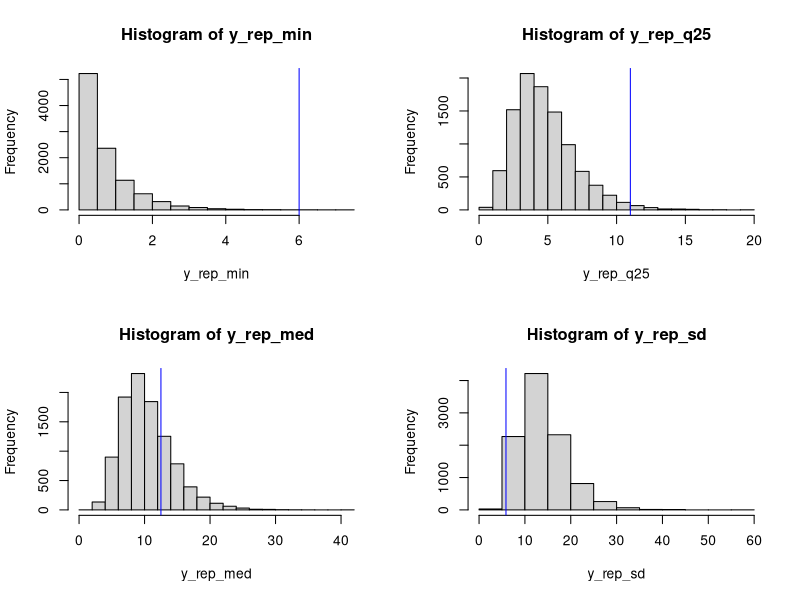
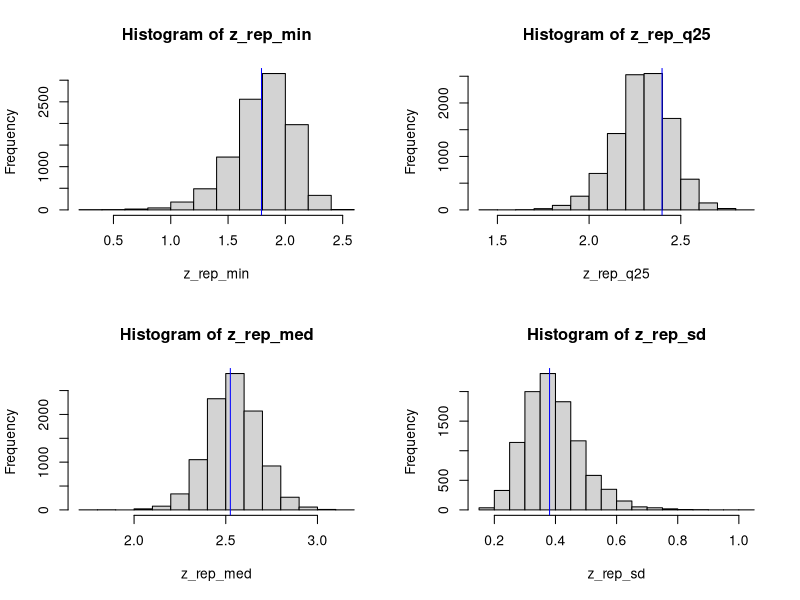

These charts were generated, in order, by the following R code:
## No scientific notation

options(scipen = 999)



########## Problem 1 ##########



## Input the known parameters and data

y <- c(15,9,15,8,8,20,25,31,13,12,11,15,11,13,13,11,11,12,6,14)
n <- length(y)
S <- 10000
alpha <- 5
beta <- alpha * 15



##### Part i #####



## Sample from the Gamma

samp_1i <- rgamma(n = S, shape = n + alpha, rate = beta + sum(y))



##### Part ii #####



## Construct the replicate data sets

y_rep <- matrix(0, nrow = S, ncol = n)

for(s in 1:S) {
    
    y_rep[s,] = rexp(n = n, rate = samp_1i[s])
    
}



##### Part iii #####



## Compute the required test statistics for each replicate data set

y_rep_min <- apply(y_rep, 1, min)
y_rep_q25 <- apply(y_rep, 1, quantile, probs = 0.25)
y_rep_med <- apply(y_rep, 1, median)
y_rep_sd <- apply(y_rep, 1, sd)

par(mfrow = c(2, 2))

hist(x = y_rep_min)
abline(v = min(y), col = 'blue')

hist(x = y_rep_q25)
abline(v = quantile(y, 0.25), col = 'blue')

hist(x = y_rep_med)
abline(v = median(y), col = 'blue')

hist(x = y_rep_sd)
abline(v = sd(y), col = 'blue')



##### Part iv #####



## Compute the posterior predictive p-values for each statistic

pval_min <- mean(y_rep_min > min(y))
pval_q25 <- mean(y_rep_q25 > quantile(y, 0.25))
pval_med <- mean(y_rep_med > median(y))
pval_sd <- mean(y_rep_sd > sd(y))

## Probability of waiting at most 10 minutes

wait_10 <- mean(y_rep < 10)

## Output the results

cat("Minimum p-value: ", round(pval_min, 4))
cat("25% Quantile p-value: ", round(pval_q25, 4))
cat("Median p-value: ", round(pval_med, 4))
cat("Standard Deviation p-value: ", round(pval_sd, 4))
cat("Probability 10 Minute Wait: ", round(wait_10, 4))



########## Problem 2 ##########



## Input the known parameters and data

z <- log(y)
n <- length(z)
S <- 10000
alpha <- 0.01
beta <- 0.01

## Draw the sample from the posterior

s_squared <- sd(z)^2
post_tau <- rgamma(n = S, 
                  shape = alpha + (n - 1)/2,
                  rate = beta + (n - 1) * (s_squared / 2))

post_sigma <- 1/sqrt(post_tau)

Q_mu <- n * post_tau
ell_mu <- n * post_tau * mean(z)
post_mu <- rnorm(n = S, mean = (Q_mu^-1) * ell_mu, sd = sqrt(Q_mu^-1))



##### Part i #####



## Construct the replicate data set

z_rep <- matrix(0, nrow = S, ncol = n)

for(s in 1:S) {
    
    z_rep[s,] = rnorm(n = n, mean = post_mu[s], sd = post_sigma[s])
    
}

## Compute the required test statistics for each replicate data set

z_rep_min <- apply(z_rep, 1, min)
z_rep_q25 <- apply(z_rep, 1, quantile, probs = 0.25)
z_rep_med <- apply(z_rep, 1, median)
z_rep_sd <- apply(z_rep, 1, sd)

par(mfrow = c(2, 2))

hist(x = z_rep_min)
abline(v = min(z), col = 'blue')

hist(x = z_rep_q25)
abline(v = quantile(z, 0.25), col = 'blue')

hist(x = z_rep_med)
abline(v = median(z), col = 'blue')

hist(x = z_rep_sd)
abline(v = sd(z), col = 'blue')

## Compute the posterior predictive p-values for each statistic

pval_min <- mean(z_rep_min > min(z))
pval_q25 <- mean(z_rep_q25 > quantile(z, 0.25))
pval_med <- mean(z_rep_med > median(z))
pval_sd <- mean(z_rep_sd > sd(z))

## Output the results

cat("Minimum p-value: ", round(pval_min, 4))
cat("25% Quantile p-value: ", round(pval_q25, 4))
cat("Median p-value: ", round(pval_med, 4))
cat("Standard Deviation p-value: ", round(pval_sd, 4))



##### Part ii #####



## Probability of waiting at most 10 minutes

wait_10 <- mean(z_rep < 10)

## Output the results

cat("Probability 10 Minute Wait: ", round(wait_10, 4))





